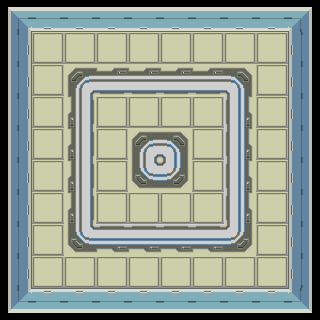

A level layout from a 2D game, rendered from its tile map. Below: a short description, then the map file with tile-grid data replaced by summaries:
An orthogonal 10x10 tile map with 32x32 px tiles, 2 tile layers (map, floor) and 2 objects (player, enemy).

<map version="1.0" orientation="orthogonal" width="10" height="10" tilewidth="32" tileheight="32">
 <tileset firstgid="1" name="tiles" tilewidth="32" tileheight="32">
  <image source="tileset2.png" width="640" height="640" />
 </tileset>
 <layer name="map" width="10" height="10">
  <data>[100 cells, 36 non-empty, 8 distinct tile ids]</data>
 </layer>
 <layer name="floor" width="10" height="10">
  <data>[100 cells, 64 non-empty, 9 distinct tile ids]</data>
 </layer>
 <objectgroup name="objects" width="10" height="10">
  <object type="player" x="64" y="171" />
  <object name="giantslime" type="enemy" gid="3" x="216" y="191" />
 </objectgroup>
</map>
